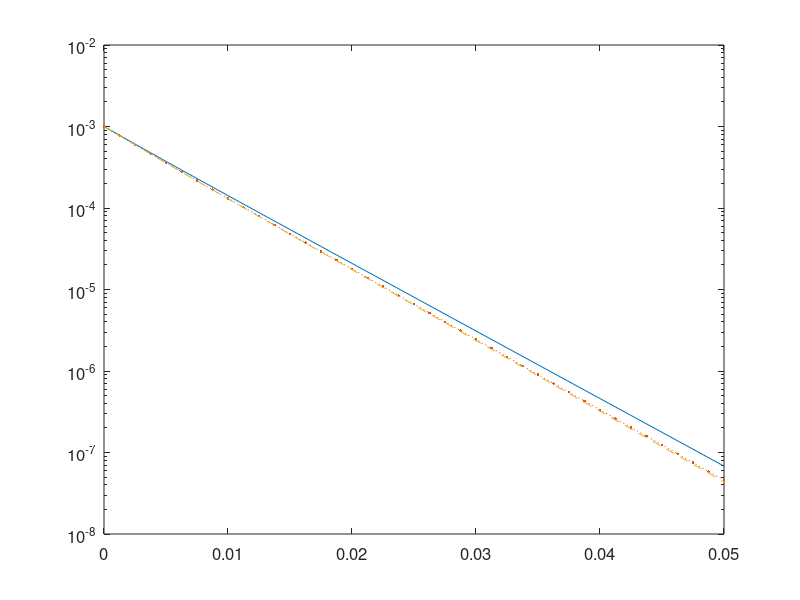

Reproduce this figure in MATLAB. (Note: this script raises an error after producing the figure.)
% u'(t)=1-c*sqrt(u)*u, t in [0,0.05] 
% Initial condition: u(0)=u_s ;
clear; clc,close all;
tic
Nt = [20 40 80];
U = [];
Error = [];
c = 10000;
u_s = 1/sqrt(c);
ta = 0;
tb = 0.05;
kappa = 800;
fun = @(t,u) 1-c*abs(u)*u;
for k = 1:length(Nt)
    N = Nt(k);
    h = (tb-ta)/N;
    A = [1 0 0 0 0;
         0.444370493651235 0.555629506348765 0 0 0;
         0.620101851488403 0 0.379898148511597 0 0;
         0.178079954393132 0 0 0.821920045606868 0;
         0 0 0.517231671970585 0.096059710526147 0.386708617503268];
    b = [0.39175222657189 0 0 0 0;
         0 0.368410593050371 0 0 0;
         0 0 0.251891774271694 0 0;
         0 0 0 0.54497475022852 0;
         0 0 0 0.063692468666290 0.226007483236906];
    t = ta:h:tb;                   % interval partition
    u(1) = 1.1*u_s;                % initial value
    % recursive approximations
    psi(1) = 1;
    psi(2) = psi(1)*( A(1,1)+h*kappa*b(1,1) );
    psi(3) = psi(1)*( A(2,1)+h*kappa*b(2,1) ) + ...
             psi(2)*( A(2,2)+h*kappa*b(2,2) );
    psi(4) = psi(1)*( A(3,1)+h*kappa*b(3,1) ) + ...
             psi(2)*( A(3,2)+h*kappa*b(3,2) ) + ...
             psi(3)*( A(3,3)+h*kappa*b(3,3) );
    psi(5) = psi(1)*( A(4,1)+h*kappa*b(4,1) ) + ...
             psi(2)*( A(4,2)+h*kappa*b(4,2) ) + ...
             psi(3)*( A(4,3)+h*kappa*b(4,3) ) + ...
             psi(4)*( A(4,4)+h*kappa*b(4,4) );
    psi(6) = psi(1)*( A(5,1)+h*kappa*b(5,1) ) + ...
             psi(2)*( A(5,2)+h*kappa*b(5,2) ) + ...
             psi(3)*( A(5,3)+h*kappa*b(5,3) ) + ...
             psi(4)*( A(5,4)+h*kappa*b(5,4) ) + ...
             psi(5)*( A(5,5)+h*kappa*b(5,5) );
    for n = 1:N
        % pRK(5,4) scheme
        u1 = 1/psi(2)*( psi(1)*( A(1,1)*u(n)+b(1,1)*h.*( fun(t(n),u(n))+       kappa*u(n) ) ) );
        u2 = 1/psi(3)*( psi(1)*( A(2,1)*u(n)+b(2,1)*h.*( fun(t(n),u(n))+       kappa*u(n) ) )+...
                        psi(2)*( A(2,2)*u1+  b(2,2)*h.*( fun(t(n)+0.39175222700392*h,u1)+kappa*u1 ) ) );
        u3 = 1/psi(4)*( psi(1)*( A(3,1)*u(n)+b(3,1)*h.*( fun(t(n),u(n))+       kappa*u(n) ) )+...
                        psi(2)*( A(3,2)*u1+  b(3,2)*h.*( fun(t(n)+0.39175222700392*h,u1)+kappa*u1 ) )+...
                        psi(3)*( A(3,3)*u2+  b(3,3)*h.*( fun(t(n)+0.58607968896779*h,u2)+kappa*u2 ) ) );
        u4 = 1/psi(5)*( psi(1)*( A(4,1)*u(n)+b(4,1)*h.*( fun(t(n),u(n))+       kappa*u(n) ) )+...
                        psi(2)*( A(4,2)*u1+  b(4,2)*h.*( fun(t(n)+0.39175222700392*h,u1)+kappa*u1 ) )+...
                        psi(3)*( A(4,3)*u2+  b(4,3)*h.*( fun(t(n)+0.58607968896779*h,u2)+kappa*u2 ) )+...
                        psi(4)*( A(4,4)*u3+  b(4,4)*h.*( fun(t(n)+0.47454236302687*h,u3)+kappa*u3 ) ) );
    u(n+1) = 1/psi(6)*( psi(1)*( A(5,1)*u(n)+b(5,1)*h.*( fun(t(n),u(n))+       kappa*u(n) ) )+...
                        psi(2)*( A(5,2)*u1+  b(5,2)*h.*( fun(t(n)+0.39175222700392*h,u1)+kappa*u1 ) )+...
                        psi(3)*( A(5,3)*u2+  b(5,3)*h.*( fun(t(n)+0.58607968896779*h,u2)+kappa*u2 ) )+...
                        psi(4)*( A(5,4)*u3+  b(5,4)*h.*( fun(t(n)+0.47454236302687*h,u3)+kappa*u3 ) )+...
                        psi(5)*( A(5,5)*u4+  b(5,5)*h.*( fun(t(n)+0.93501063100924*h,u4)+kappa*u4 ) ) );
    end
    T{k} = t;
    U{k} = u;
end
t_s = ta:0.0001:tb;
u_s = ones(1,length(t_s))*u_s;

%% logarithmic plot
figure(1)
semilogy(T{1},abs(U{1}-0.01),'-',T{2},abs(U{2}-0.01),':.',T{3},abs(U{3}-0.01),'--');
axis([ta,tb,1e-8,0.01]);
set(gcf,'color','w');
set (gca,'FontSize',12,'fontweight','demi');
xlabel('$t$','Interpreter','latex','FontSize',16);
ylabel('$|u-u^{*}|$','Interpreter','latex','FontSize',16);
legend('$N=20$','$N=40$','$N=80$','location','northeast');
set(gcf,'Units','centimeters','Position',[10 5 13 10]);
set(gca,'linewidth',1);
set(gca,'box','off');
set(get(gca,'Children'),'linewidth',2);
toc